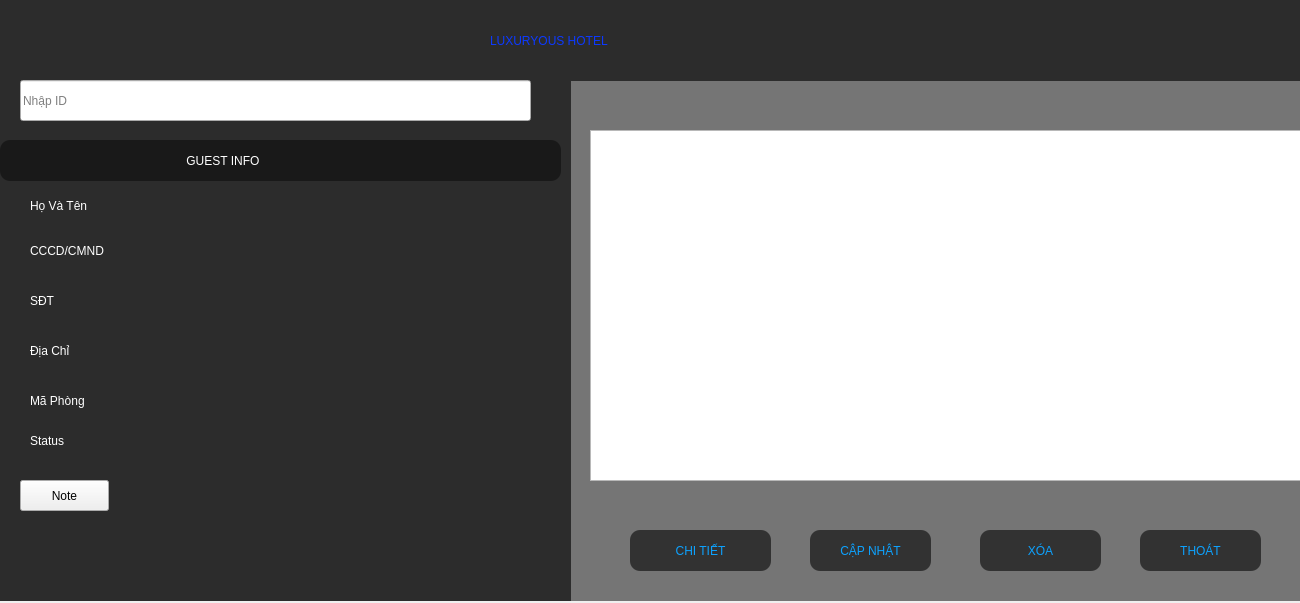
<?xml version="1.0" encoding="UTF-8"?>
<ui version="4.0">
 <class>listguest</class>
 <widget class="QDialog" name="listguest">
  <property name="geometry">
   <rect>
    <x>0</x>
    <y>0</y>
    <width>1300</width>
    <height>603</height>
   </rect>
  </property>
  <property name="minimumSize">
   <size>
    <width>1300</width>
    <height>603</height>
   </size>
  </property>
  <property name="maximumSize">
   <size>
    <width>1300</width>
    <height>603</height>
   </size>
  </property>
  <property name="windowTitle">
   <string>Dialog</string>
  </property>
  <property name="styleSheet">
   <string notr="true"/>
  </property>
  <widget class="QPushButton" name="remove">
   <property name="geometry">
    <rect>
     <x>980</x>
     <y>530</y>
     <width>121</width>
     <height>41</height>
    </rect>
   </property>
   <property name="styleSheet">
    <string notr="true">
QPushButton{
	background-color: rgb(50, 50, 50);
	color: rgb(12, 162, 255);
font: 900 10pt &quot;Segoe UI&quot;;
border-radius:10px;
}
QPushButton:hover{
	background-color: rgb(255, 255, 255);
	color: rgb(34, 34, 34);
font: 900 10pt &quot;Segoe UI&quot;;
border-radius:10px;
}
QPushButton:pressed{
   
	background-color: rgb(37, 95, 255);
}</string>
   </property>
   <property name="text">
    <string>XÓA</string>
   </property>
  </widget>
  <widget class="QPushButton" name="exit">
   <property name="geometry">
    <rect>
     <x>1140</x>
     <y>530</y>
     <width>121</width>
     <height>41</height>
    </rect>
   </property>
   <property name="styleSheet">
    <string notr="true">
QPushButton{
	background-color: rgb(50, 50, 50);
	color: rgb(12, 162, 255);
font: 900 10pt &quot;Segoe UI&quot;;
border-radius:10px;
}
QPushButton:hover{
	background-color: rgb(255, 255, 255);
	color: rgb(34, 34, 34);
font: 900 10pt &quot;Segoe UI&quot;;
border-radius:10px;
}
QPushButton:pressed{
   
	background-color: rgb(37, 95, 255);
}</string>
   </property>
   <property name="text">
    <string>THOÁT</string>
   </property>
  </widget>
  <widget class="QLabel" name="label_2">
   <property name="geometry">
    <rect>
     <x>490</x>
     <y>10</y>
     <width>361</width>
     <height>61</height>
    </rect>
   </property>
   <property name="styleSheet">
    <string notr="true">
font: 700 italic 28pt &quot;Roman&quot;;

color: rgb(12, 57, 255);</string>
   </property>
   <property name="text">
    <string>LUXURYOUS HOTEL</string>
   </property>
  </widget>
  <widget class="QPushButton" name="save">
   <property name="geometry">
    <rect>
     <x>490</x>
     <y>80</y>
     <width>41</width>
     <height>41</height>
    </rect>
   </property>
   <property name="styleSheet">
    <string notr="true">QPushButton{
border-image: url(:/New folder/search.png);
border-radius:10px;
}
QPushButton:hover{
	
	background-color: rgb(175, 175, 175);

}
QPushButton:pressed{
   
	background-color: rgb(37, 95, 255);
}
</string>
   </property>
   <property name="text">
    <string/>
   </property>
  </widget>
  <widget class="QPushButton" name="load">
   <property name="geometry">
    <rect>
     <x>630</x>
     <y>530</y>
     <width>141</width>
     <height>41</height>
    </rect>
   </property>
   <property name="styleSheet">
    <string notr="true">
QPushButton{
	background-color: rgb(50, 50, 50);
	color: rgb(12, 162, 255);
font: 900 10pt &quot;Segoe UI&quot;;
border-radius:10px;
}
QPushButton:hover{
	background-color: rgb(255, 255, 255);
	color: rgb(34, 34, 34);
font: 900 10pt &quot;Segoe UI&quot;;
border-radius:10px;
}
QPushButton:pressed{
   
	background-color: rgb(37, 95, 255);
}</string>
   </property>
   <property name="text">
    <string>CHI TIẾT</string>
   </property>
  </widget>
  <widget class="QTableView" name="tableView">
   <property name="geometry">
    <rect>
     <x>590</x>
     <y>130</y>
     <width>711</width>
     <height>351</height>
    </rect>
   </property>
   <property name="styleSheet">
    <string notr="true">font: 12pt &quot;Segoe UI&quot;;</string>
   </property>
  </widget>
  <widget class="QWidget" name="layoutWidget">
   <property name="geometry">
    <rect>
     <x>180</x>
     <y>170</y>
     <width>281</width>
     <height>301</height>
    </rect>
   </property>
   <layout class="QVBoxLayout" name="verticalLayout">
    <item>
     <widget class="QLineEdit" name="ename">
      <property name="styleSheet">
       <string notr="true">color: rgb(255, 255, 255);
background-color: qlineargradient(spread:pad, x1:0, y1:0.02, x2:1, y2:0.97, stop:1 rgba(0, 0, 0, 0));
font: 700 12pt &quot;Segoe UI&quot;;
border:none;</string>
      </property>
     </widget>
    </item>
    <item>
     <widget class="QLineEdit" name="eccd">
      <property name="styleSheet">
       <string notr="true">color: rgb(255, 255, 255);
background-color: qlineargradient(spread:pad, x1:0, y1:0.02, x2:1, y2:0.97, stop:1 rgba(0, 0, 0, 0));
font: 700 12pt &quot;Segoe UI&quot;;
border:none;</string>
      </property>
     </widget>
    </item>
    <item>
     <widget class="QLineEdit" name="ephone">
      <property name="styleSheet">
       <string notr="true">color: rgb(255, 255, 255);
background-color: qlineargradient(spread:pad, x1:0, y1:0.02, x2:1, y2:0.97, stop:1 rgba(0, 0, 0, 0));
font: 700 12pt &quot;Segoe UI&quot;;
border:none;</string>
      </property>
     </widget>
    </item>
    <item>
     <widget class="QLineEdit" name="eaddress">
      <property name="styleSheet">
       <string notr="true">color: rgb(255, 255, 255);
background-color: qlineargradient(spread:pad, x1:0, y1:0.02, x2:1, y2:0.97, stop:1 rgba(0, 0, 0, 0));
font: 700 12pt &quot;Segoe UI&quot;;
border:none;</string>
      </property>
     </widget>
    </item>
    <item>
     <widget class="QLineEdit" name="eroom">
      <property name="styleSheet">
       <string notr="true">color: rgb(255, 255, 255);
background-color: qlineargradient(spread:pad, x1:0, y1:0.02, x2:1, y2:0.97, stop:1 rgba(0, 0, 0, 0));
font: 700 12pt &quot;Segoe UI&quot;;
border:none;</string>
      </property>
     </widget>
    </item>
    <item>
     <widget class="QLineEdit" name="esta">
      <property name="styleSheet">
       <string notr="true">color: rgb(255, 255, 255);
background-color: qlineargradient(spread:pad, x1:0, y1:0.02, x2:1, y2:0.97, stop:1 rgba(0, 0, 0, 0));
font: 700 12pt &quot;Segoe UI&quot;;
border:none;</string>
      </property>
     </widget>
    </item>
   </layout>
  </widget>
  <widget class="QLineEdit" name="index">
   <property name="geometry">
    <rect>
     <x>20</x>
     <y>80</y>
     <width>511</width>
     <height>41</height>
    </rect>
   </property>
   <property name="styleSheet">
    <string notr="true">font: 12pt &quot;Segoe UI&quot;;</string>
   </property>
   <property name="placeholderText">
    <string>Nhập ID </string>
   </property>
  </widget>
  <widget class="QLabel" name="label_3">
   <property name="geometry">
    <rect>
     <x>30</x>
     <y>190</y>
     <width>101</width>
     <height>31</height>
    </rect>
   </property>
   <property name="styleSheet">
    <string notr="true">color: rgb(255, 255, 255);
font: 700 12pt &quot;Segoe UI&quot;;</string>
   </property>
   <property name="text">
    <string>Họ Và Tên</string>
   </property>
  </widget>
  <widget class="QLabel" name="label_4">
   <property name="geometry">
    <rect>
     <x>30</x>
     <y>240</y>
     <width>121</width>
     <height>22</height>
    </rect>
   </property>
   <property name="styleSheet">
    <string notr="true">color: rgb(255, 255, 255);
font: 700 12pt &quot;Segoe UI&quot;;</string>
   </property>
   <property name="text">
    <string>CCCD/CMND</string>
   </property>
  </widget>
  <widget class="QLabel" name="label_5">
   <property name="geometry">
    <rect>
     <x>30</x>
     <y>290</y>
     <width>63</width>
     <height>22</height>
    </rect>
   </property>
   <property name="styleSheet">
    <string notr="true">color: rgb(255, 255, 255);
font: 700 12pt &quot;Segoe UI&quot;;</string>
   </property>
   <property name="text">
    <string>SĐT</string>
   </property>
  </widget>
  <widget class="QLabel" name="label_6">
   <property name="geometry">
    <rect>
     <x>30</x>
     <y>340</y>
     <width>81</width>
     <height>22</height>
    </rect>
   </property>
   <property name="styleSheet">
    <string notr="true">color: rgb(255, 255, 255);
font: 700 12pt &quot;Segoe UI&quot;;</string>
   </property>
   <property name="text">
    <string>Địa Chỉ</string>
   </property>
  </widget>
  <widget class="QLabel" name="label_7">
   <property name="geometry">
    <rect>
     <x>30</x>
     <y>390</y>
     <width>101</width>
     <height>22</height>
    </rect>
   </property>
   <property name="styleSheet">
    <string notr="true">color: rgb(255, 255, 255);
font: 700 12pt &quot;Segoe UI&quot;;</string>
   </property>
   <property name="text">
    <string>Mã Phòng</string>
   </property>
  </widget>
  <widget class="QLabel" name="label_8">
   <property name="geometry">
    <rect>
     <x>30</x>
     <y>430</y>
     <width>63</width>
     <height>22</height>
    </rect>
   </property>
   <property name="styleSheet">
    <string notr="true">color: rgb(255, 255, 255);
font: 700 12pt &quot;Segoe UI&quot;;</string>
   </property>
   <property name="text">
    <string>Status</string>
   </property>
  </widget>
  <widget class="QPushButton" name="update">
   <property name="geometry">
    <rect>
     <x>810</x>
     <y>530</y>
     <width>121</width>
     <height>41</height>
    </rect>
   </property>
   <property name="styleSheet">
    <string notr="true">
QPushButton{
	background-color: rgb(50, 50, 50);
	color: rgb(12, 162, 255);
font: 900 10pt &quot;Segoe UI&quot;;
border-radius:10px;
}
QPushButton:hover{
	background-color: rgb(255, 255, 255);
	color: rgb(34, 34, 34);
font: 900 10pt &quot;Segoe UI&quot;;
border-radius:10px;
}
QPushButton:pressed{
   
	background-color: rgb(37, 95, 255);
}</string>
   </property>
   <property name="text">
    <string>CẬP NHẬT</string>
   </property>
  </widget>
  <widget class="QLabel" name="label_9">
   <property name="geometry">
    <rect>
     <x>0</x>
     <y>140</y>
     <width>581</width>
     <height>421</height>
    </rect>
   </property>
   <property name="styleSheet">
    <string notr="true">border-image: url(:/New folder/empcardbg.png);</string>
   </property>
   <property name="text">
    <string/>
   </property>
  </widget>
  <widget class="QLabel" name="label_10">
   <property name="geometry">
    <rect>
     <x>0</x>
     <y>140</y>
     <width>561</width>
     <height>41</height>
    </rect>
   </property>
   <property name="styleSheet">
    <string notr="true">background-color: qlineargradient(spread:pad, x1:0, y1:0.02, x2:1, y2:0.97, stop:1 rgba(0, 0, 0, 109));
color: rgb(255, 255, 255);
border-radius:10px;</string>
   </property>
   <property name="text">
    <string>                                                        GUEST INFO</string>
   </property>
  </widget>
  <widget class="QLabel" name="label">
   <property name="geometry">
    <rect>
     <x>0</x>
     <y>70</y>
     <width>571</width>
     <height>531</height>
    </rect>
   </property>
   <property name="styleSheet">
    <string notr="true">background-color: rgb(44, 44, 44);</string>
   </property>
   <property name="text">
    <string/>
   </property>
  </widget>
  <widget class="QLabel" name="label_11">
   <property name="geometry">
    <rect>
     <x>0</x>
     <y>0</y>
     <width>1301</width>
     <height>81</height>
    </rect>
   </property>
   <property name="styleSheet">
    <string notr="true">background-color: rgb(44, 44, 44);</string>
   </property>
   <property name="text">
    <string/>
   </property>
  </widget>
  <widget class="QLabel" name="label_12">
   <property name="geometry">
    <rect>
     <x>570</x>
     <y>80</y>
     <width>751</width>
     <height>521</height>
    </rect>
   </property>
   <property name="styleSheet">
    <string notr="true">background-color: rgb(117, 117, 117);</string>
   </property>
   <property name="text">
    <string/>
   </property>
  </widget>
  <widget class="QPushButton" name="note_2">
   <property name="geometry">
    <rect>
     <x>20</x>
     <y>480</y>
     <width>89</width>
     <height>31</height>
    </rect>
   </property>
   <property name="styleSheet">
    <string notr="true">QPushBotton{
background-color: rgb(255, 255, 255);
color: rgb(38, 38, 38);
font: 700 12pt &quot;Segoe UI&quot;;
}
QPushBotton:hover{
	background-color: rgb(131, 131, 131);
}</string>
   </property>
   <property name="text">
    <string>Note</string>
   </property>
  </widget>
  <widget class="QLineEdit" name="note">
   <property name="geometry">
    <rect>
     <x>180</x>
     <y>480</y>
     <width>281</width>
     <height>29</height>
    </rect>
   </property>
   <property name="styleSheet">
    <string notr="true">color: rgb(255, 255, 255);
background-color: qlineargradient(spread:pad, x1:0, y1:0.02, x2:1, y2:0.97, stop:1 rgba(0, 0, 0, 0));
font: 700 12pt &quot;Segoe UI&quot;;
border:none;</string>
   </property>
  </widget>
  <zorder>label_12</zorder>
  <zorder>label_11</zorder>
  <zorder>label</zorder>
  <zorder>label_9</zorder>
  <zorder>index</zorder>
  <zorder>remove</zorder>
  <zorder>exit</zorder>
  <zorder>label_2</zorder>
  <zorder>save</zorder>
  <zorder>load</zorder>
  <zorder>tableView</zorder>
  <zorder>layoutWidget</zorder>
  <zorder>label_3</zorder>
  <zorder>label_4</zorder>
  <zorder>label_5</zorder>
  <zorder>label_6</zorder>
  <zorder>label_7</zorder>
  <zorder>label_8</zorder>
  <zorder>update</zorder>
  <zorder>label_10</zorder>
  <zorder>note_2</zorder>
  <zorder>note</zorder>
 </widget>
 <resources/>
 <connections/>
</ui>
